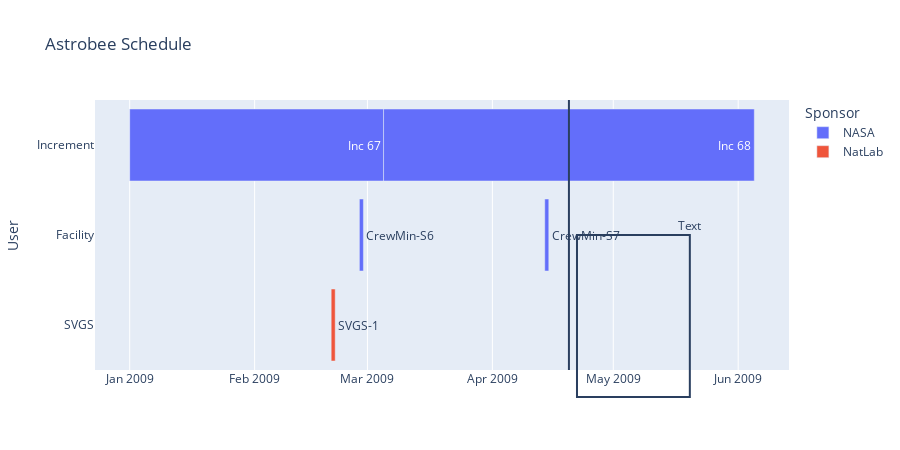

This figure's notebook cell:
### Code cell
# visualize
fig = px.timeline(df, x_start="Start", x_end="Finish", y="User", width=900, height=450, 
                  color="Sponsor", text="Task", title="Astrobee Schedule",
                  hover_data=['Task', 'Start', 'Finish', 'Duration', 'Sponsor'])

fig.update_yaxes(autorange="reversed")

# add vertical line indicating specific date (e.g. today)
today = '2009-04-20'
date1 = '2009-04-22'
date2 = '2009-05-20'

fig.update_layout(shapes=[
    dict(
      type='line',
      yref='paper', y0=0, y1=1,
      xref='x', x0=today, x1=today
    )
])

fig.add_shape(dict(
      type='rect',
      xref='x', x0=date1, x1=date2,
      yref='paper', y0=-0.1, y1=0.5
    ))

fig.add_annotation(x=date2, y=0.5, yref='paper',
            text="Text",
            showarrow=False, yshift=10)

fig.show()
fig.write_html('PlotlySchedule_figure.html', auto_open=True)

### Figure 1 — Plotly figure (JSON) as saved in the notebook; plotly's stock layout.template omitted (floating-point values rounded to 4 significant figures)
{"data": [{"alignmentgroup": "True", "base": ["2009-01-01", "2009-03-05", "2009-02-27", "2009-04-14"], "customdata": [["Inc 67", "P63DT0H0M0S", "NASA"], ["Inc 68", "P92DT0H0M0S", "NASA"], ["CrewMin-S6", "P1DT0H0M0S", "NASA"], ["CrewMin-S7", "P1DT0H0M0S", "NASA"]], "hovertemplate": "Sponsor=%{customdata[2]}<br>Start=%{base}<br>Finish=%{x}<br>User=%{y}<br>Task=%{customdata[0]}<br>Duration=%{customdata[1]}<extra></extra>", "legendgroup": "NASA", "marker": {"color": "#636efa"}, "name": "NASA", "offsetgroup": "NASA", "orientation": "h", "showlegend": true, "text": ["Inc 67", "Inc 68", "CrewMin-S6", "CrewMin-S7"], "textposition": "auto", "type": "bar", "x": [5443200000, 7948800000, 86400000, 86400000], "xaxis": "x", "y": ["Increment", "Increment", "Facility", "Facility"], "yaxis": "y"}, {"alignmentgroup": "True", "base": ["2009-02-20"], "customdata": [["SVGS-1", "P1DT0H0M0S", "NatLab"]], "hovertemplate": "Sponsor=%{customdata[2]}<br>Start=%{base}<br>Finish=%{x}<br>User=%{y}<br>Task=%{customdata[0]}<br>Duration=%{customdata[1]}<extra></extra>", "legendgroup": "NatLab", "marker": {"color": "#EF553B"}, "name": "NatLab", "offsetgroup": "NatLab", "orientation": "h", "showlegend": true, "text": ["SVGS-1"], "textposition": "auto", "type": "bar", "x": [86400000], "xaxis": "x", "y": ["SVGS"], "yaxis": "y"}], "layout": {"annotations": [{"showarrow": false, "text": "Text", "x": "2009-05-20", "y": 0.5, "yref": "paper", "yshift": 10}], "barmode": "overlay", "height": 450, "legend": {"title": {"text": "Sponsor"}, "tracegroupgap": 0}, "shapes": [{"type": "line", "x0": "2009-04-20", "x1": "2009-04-20", "xref": "x", "y0": 0, "y1": 1, "yref": "paper"}, {"type": "rect", "x0": "2009-04-22", "x1": "2009-05-20", "xref": "x", "y0": -0.1, "y1": 0.5, "yref": "paper"}], "title": {"text": "Astrobee Schedule"}, "width": 900, "xaxis": {"anchor": "y", "autorange": true, "domain": [0, 1], "range": ["2008-12-23 09:20", "2009-06-13 14:40"], "type": "date"}, "yaxis": {"anchor": "x", "autorange": true, "domain": [0, 1], "range": [2.5, -0.5], "title": {"text": "User"}, "type": "category"}}}
